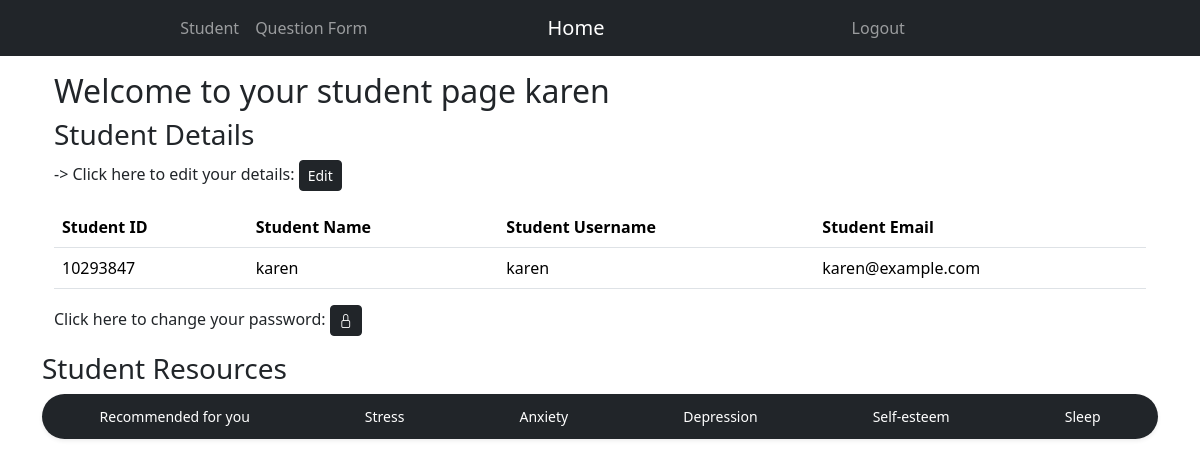
Screenshot of /student (signed in) with the database file from the repository.
### app/models.py (models this page shows, shortened)
@dataclass
class User(UserMixin, db.Model):
    __tablename__ = 'users'
    uid: so.Mapped[int] = so.mapped_column(primary_key=True)
    name: so.Mapped[str] = so.mapped_column(sa.String(32), index=True)
    username: so.Mapped[str] = so.mapped_column(sa.String(32), index=True)
    university_email: so.Mapped[str] = so.mapped_column(sa.String(120), index=True, unique=True)
    password_hash: so.Mapped[Optional[str]] = so.mapped_column(sa.String(256))
    role: so.Mapped[str] = so.mapped_column(sa.String(10), default="Student")
    __mapper_args__ = {
        "polymorphic_identity": "user",
        "polymorphic_on": role,
    }

class Admin(User):
    __mapper_args__ = {
        "polymorphic_identity": "Admin"
    }

class Student(User):
    __tablename__ = "students"
    uid: so.Mapped[int] = so.mapped_column(ForeignKey("users.uid"), primary_key=True)
    student_id: so.Mapped[int] = so.mapped_column(index=True)
    flagged: so.Mapped[bool] = so.mapped_column(sa.Boolean(), default=False)
    anonymous: so.Mapped[bool] = so.mapped_column(sa.Boolean(), default=True)
    forms_completed: so.Mapped[int] = so.mapped_column(default=0)
    best_category: so.Mapped[Optional[str]] = so.mapped_column(default=None)
    worst_category: so.Mapped[Optional[str]] = so.mapped_column(default=None)
    answers: so.Mapped[list["Answer"]] = relationship(back_populates="student", cascade="all, delete-orphan")
    __mapper_args__ = {
        "polymorphic_identity": "Student"
    }

### app/views.py (the view)
@app.route("/student")
@login_required
def student():
    student = db.session.scalar(
                sa.select(User).where(User.uid == current_user.uid))
    student = VisibleStudent(student)
    student_attr = student.display_attributes()
    resources = Resource.query.filter_by(is_recommended=False).all()
    recommended_resources = Resource.query.filter_by(is_recommended=True)
    return render_template('student.html', title="Student", student_attr=student_attr, resources=resources, recommended_resources=recommended_resources)

### app/models.py (called while the page is built)
@login.user_loader
def load_user(id):
    return db.session.get(User, int(id))

    def display_attributes(self):
        return {
            "uid": self.student.uid,
            "name": self.student.name,
            "username": self.student.username,
            "role": self.student.role,
            "university_email": self.student.university_email,
            "student_id": self.student.student_id,
            "forms_completed": self.student.forms_completed,
            "anonymous": self.student.anonymous,
            "flagged": self.student.flagged,
            "best_category": self.student.best_category,
            "worst_category": self.student.worst_category,
        }

### app/templates/student.html (shortened to what this page needs)
{% extends "base.html" %}
{% import "bootstrap_wtf.html" as wtf %}
{% block content %}
<div class="container">
    <h2>Welcome to your student page {{current_user.username}} </h2>
    <h3>Student Details</h3><p> -> Click here to edit your details: <a class="btn btn-dark btn-sm" role="button" aria-current="page" href="{{ url_for('change_uni_details') }}">Edit</a></p>
    <div class="col-lg-12">
        <table class="table">
            <thead>
                <tr>
                    <th>Student ID</th>
                    <th>Student Name</th>
                    <th>Student Username</th>
                    <th>Student Email</th>
                </tr>
            </thead>
            <tr>
                <td>{{ student_attr["student_id"] }}</td>
                <td>{{ student_attr["name"] }}</td>
                <td>{{ student_attr["username"] }}</td>
                <td>{{ student_attr["university_email"] }}</td>
            </tr>
        </table>
        <p>Click here to change your password:
            <a class="btn btn-dark btn-sm" role="button" aria-current="page" href="{{ url_for('change_pw') }}"><i class="bi bi-lock"></i></a>
        </p>
    </div>
</div>
<div>
    <h3>Student Resources</h3>
    <ul class="nav nav-pills nav-fill gap-2 p-1 small bg-dark rounded-5 shadow-sm" id="pillNav2" role="tablist" style="--bs-nav-link-color: var(--bs-white); --bs-nav-pills-link-active-color: var(--bs-primary); --bs-nav-pills-link-active-bg: var(--bs-white);">
        <li class="nav-item" role="presentation">
            <button class="nav-link rounded-5" id="recommended-tab" data-bs-toggle="pill" data-bs-target="#recommended" type="button" role="tab">Recommended for you</button>
        </li>
        <li class="nav-item" role="presentation">
            <button class="nav-link rounded-5" id="stress-tab" data-bs-toggle="pill" data-bs-target="#stress" type="button" role="tab">Stress</button>
        </li>
        <li class="nav-item" role="presentation">
            <button class="nav-link rounded-5" id="anxiety-tab" data-bs-toggle="pill" data-bs-target="#anxiety" type="button" role="tab">Anxiety</button>
        </li>
        <li class="nav-item" role="presentation">
            <button class="nav-link rounded-5" id="depression-tab" data-bs-toggle="pill" data-bs-target="#depression" type="button" role="tab">Depression</button>
        </li>
        <li class="nav-item" role="presentation">
            <button class="nav-link rounded-5" id="self-esteem-tab" data-bs-toggle="pill" data-bs-target="#self-esteem" type="button" role="tab">Self-esteem</button>
        </li>
        <li class="nav-item" role="presentation">
            <button class="nav-link rounded-5" id="sleep-tab" data-bs-toggle="pill" data-bs-target="#sleep" type="button" role="tab">Sleep</button>
        </li>
    </ul>
</div>
            {% set user_category = current_user.worst_category %}
{% endblock %}

### rows the page displays
Admin: username "karen", name "karen", university_email "karen@example.com"
Student: student_id "10293847"
